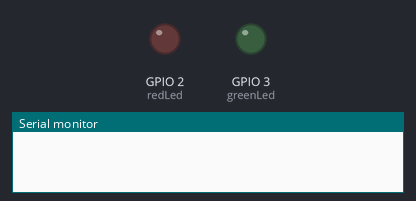
Bench run of a sketch on a simulated ESP32. On the bench: output pins drawn as LEDs (lit = HIGH), the last lines printed to the serial monitor. WiFi joins after 1.5 s; servers stay silent unless stated.

Above: at 0.1 s.
At 21.3 s:
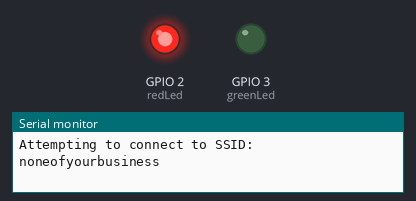
Timing chart, 0 to 22.9 s (numbered marks = the images above):
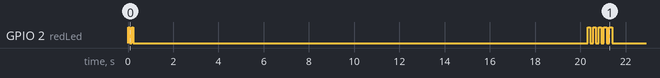

The sketch:

comms_server.ino
```cpp
/**
 * Note that these pins are in use
 * by the WiFi shield on Uno R3
 *
 *  - 10, 4, 7
 */

#include <SPI.h>
#include <WiFi.h>

char ssid[] = "noneofyourbusiness";
char pass[] = "waj192oakleigh";

int keyIndex = 0;
int status = WL_IDLE_STATUS;

int redLed = 2;
int greenLed = 3;

boolean alreadyConnected = false;
WiFiServer server(23);


void ledNotify(int times, int sleep=120) {
    for( int i=0; i<times; i++ ) {
        digitalWrite(redLed, HIGH);
        delay(sleep);
        digitalWrite(redLed, LOW);
        delay(sleep);
    }
}

void setup() {

  Serial.begin(9600);

  pinMode( redLed, OUTPUT );
  pinMode( greenLed, OUTPUT );

  if (WiFi.status() == WL_NO_SHIELD) {
    Serial.println("WiFi shield not present");
    while(true);
  }

  ledNotify(2, 80);
  while ( status != WL_CONNECTED) {
    Serial.print("Attempting to connect to SSID: ");
    Serial.println(ssid);
    status = WiFi.begin(ssid, pass);

    delay(10000);
  }

  server.begin();
  ledNotify(5);
  printWifiStatus();
 }


void loop() {
  WiFiClient client = server.available();

  if (client) {
    if (!alreadyConnected) {
      client.flush();
      Serial.println("We have a new client");
      client.println("Hello, client!");
      alreadyConnected = true;
    }

    if (client.available() > 0) {

      char thisChar = client.read();
      if( thisChar == 'R' ) {
          digitalWrite( redLed, HIGH );
      }

      if( thisChar == 'G' ) {
          digitalWrite( greenLed, HIGH );
      }

      if( thisChar == 'X' ) {
          digitalWrite( greenLed, LOW );
          digitalWrite( redLed, LOW );
      }
    }
  }

  delay(100);
}


void printWifiStatus() {
  // print the SSID of the network you're attached to:
  Serial.print("SSID: ");
  Serial.println(WiFi.SSID());

  // print your WiFi shield's IP address:
  IPAddress ip = WiFi.localIP();
  Serial.print("IP Address: ");
  Serial.println(ip);

  Serial.print("Gateway: ");
  Serial.println(WiFi.gatewayIP() );

  Serial.print("Subnet Mask: ");
  Serial.println(WiFi.subnetMask() );

  // print the received signal strength:
  long rssi = WiFi.RSSI();
  Serial.print("signal strength (RSSI):");
  Serial.print(rssi);
  Serial.println(" dBm");
}
```
